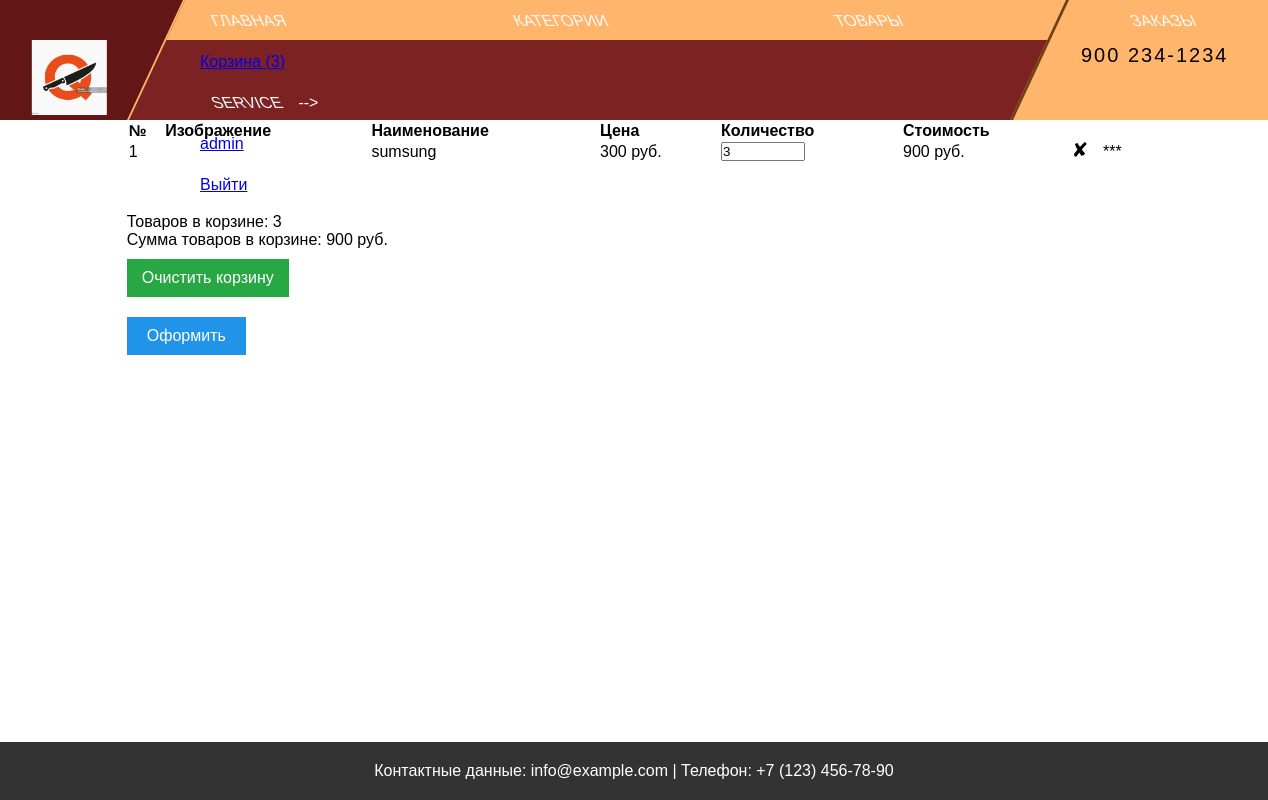
/cart/detail/ (signed in), run on the app's committed database.
### users/models.py (models this page shows)
class CustomUser(AbstractUser):
    phone = models.CharField(max_length=20, verbose_name="Телефон")
    city = models.CharField(max_length=100, verbose_name="Город")
    image = models.ImageField(upload_to="users/", null=True, verbose_name='Изображение')

### shop/models.py (models this page shows, shortened)
class Product(models.Model):
    category = models.ForeignKey(Category,
                                 related_name='products',
                                 on_delete=models.CASCADE)
    name = models.CharField(max_length=200,
                            verbose_name='Название')
    description = models.TextField(blank=True)
    slug = models.SlugField(max_length=200)
    image = models.ImageField(upload_to='products/%Y/%m/%d',
                              blank=True)
    price = models.DecimalField(max_digits=10,
                                decimal_places=2)
    available = models.BooleanField(default=True)
    created = models.DateTimeField(auto_now_add=True)
    updated = models.DateTimeField(auto_now=True)
    class Meta:
        ordering = ['name']
        indexes = [
            models.Index(fields=['id', 'slug']),
            models.Index(fields=['name']),
            models.Index(fields=['-created']),
        ]
        verbose_name = 'Товар'
        verbose_name_plural = 'Товары'

### cart/views.py (the view)
# urls.py: path('detail/', cart_detail, name="cart_detail"),
def cart_detail(request):
    return render(request, template_name='cart/cart_detail.html')

### orders/forms.py
class QuickOrderForm(forms.Form):
    name = forms.CharField(max_length=50, label="Имя")
    last_name = forms.CharField(max_length=50, label="Фамилия")
    email = forms.EmailField(label="Эл.почта")
    phone = forms.CharField(max_length=20, label="Телефон")
    payment = forms.ChoiceField(choices=PAYMENT_CHOISES, label="Способ оплаты")
    delivery = forms.ChoiceField(choices=DELIVERY_CHOISES, label="Способ получения")

### cart/context_processors.py (called while the page is built)
def cart(request):
    if request.user.id:
        return {'cart': ProductCartUser(request)}
    return {'cart': Cart(request)}

### cart/views.py (called while the page is built)
    def __iter__(self):
        product_ids = self.cart.keys()
        products = Product.objects.filter(id__in=product_ids)
        cart = self.cart.copy()
        for product in products:
            cart[str(product.id)]['product'] = product
        for item in cart.values():
            item['price'] = Decimal(item['price'])
            item['total_price'] = item['price'] * item['quantity']
            yield item

    def get_total_price(self):
        return sum(Decimal(item['price']) * item['quantity'] for item in self.cart.values())

    def __len__(self):
        return sum(item['quantity'] for item in self.cart.values())

### orders/context_processors.py (called while the page is built)
def quick_order_form(request):
    return {'quick_order_form': QuickOrderForm()}

### cart/templates/cart/cart_detail.html (shortened to what this page needs)
{% extends 'base.html' %}
{% load static %}
{% block content %}
{% if cart|length != 0%}
<table class="cart-table" style="width:80%; text-align:justify; margin:0 auto;">
    <thead>
    <tr>
        <th>№</th>
        <th>Изображение</th>
        <th>Наименование</th>
        <th>Цена</th>
        <th>Количество</th>
        <th>Стоимость</th>
    </tr>
    </thead>
    {% for item in cart %}
            {% with product=item.product %}
            <tr>
                <td>
                    {{ forloop.counter }}
                </td>
                <td>
                </td>
                <td>
                    {{ product.name }}
                </td>
                <td>
                    <span id="productPrice">{{ product.price|floatformat:0 }}</span> руб.
                </td>
                <td>
                    <input id="prod_quantity" name="prod_quantity" type="number" min="1" max="100000" value="{{ item.quantity }}">
                </td>
                <td>
                    <span id="itemPrice">{{ item.total_price|floatformat:0 }}</span>  руб.
                </td>
                <td>
                    <a href="{% url 'remove_product' product.id %}">
                        <img src="{% static 'img/cart/remove_img.png' %}" width="15px" height="15px">
                    </a>
                </td>
                <td><span class="removeFetch">***</span> </td>
            </tr>
    {% endwith %}
    {% endfor %}
</table>
<div style="width:80%; text-align:justify; margin:0 auto; padding-top:50px">
    <div>Товаров в корзине: <span id="cartLength">{{ cart|length }}</span></div>
    <div>Cумма товаров в корзине: <span id="totalPriceCart">{{ cart.get_total_price|floatformat:0 }}</span>  руб.</div>
    <a href="{% url 'remove_cart' %}" class="btn">Очистить корзину</a>
    <div style="padding-top:10px">
        {% if not request.user.id %}
        <a href="#" class="btn-blue" id="newOrder">Оформить заказ</a>
        {% else %}
        <a href="{% url 'new_order' %}" class="btn-blue" id="newOrderUser">Оформить</a>
        {% endif %}
    </div>
</div>
{% endif %}
{% endblock content %}

### templates/base.html (shortened to what this page needs)
{% load static %}
<!DOCTYPE html>
<html lang="ru">
<head>
    <link rel="stylesheet" href="{% static 'css/styles.css' %}">
</head>
<body>
<header>
    <div role="navigation">
      <div class="">
        <div class="brand-logo">
          <a href=""><img src="/static/img/knife2.jpeg" /></a>
        </div>
        <div class="brand-phone">
          <a href="#">900 234-1234</a>
        </div>
        <div class="text-center">
          <nav class="top-bar-wrap">
            <ul class="top-bar">
              <li class="nav-item">
                <a href="{% url 'index' %}"" class="nav-link"><span class="inner-link">Главная</span></a>
              </li>
              <li class="nav-item">
                <a href="{% url 'categories' %}" class="nav-link"><span class="inner-link">Категории</span></a>
              </li>
              <li class="nav-item">
                <a href="{% url 'products' %}" class="nav-link"><span class="inner-link">Товары</span></a>
              </li>
              <li class="nav-item">
                <a href="{% url 'orders' %}" class="nav-link"><span class="inner-link">Заказы</span></a>
              </li>
              {% if cart|length != 0 %}
              <li><a href="{% url 'cart_detail' %}">Корзина (<span id="cartLengthHeader">{{cart|length}}</span>)</a></li>
              {% else %}-->
              <li><a href="{% url 'cart_detail' %}">Корзина <span id="cartLengthHeader"></span></a></li>
              {% endif %}
              <li class="nav-item">
                <a href="#" class="nav-link"><span class="inner-link">Service</span></a>
              </li>
              {% if request.user.id %}-->
              <li><a href="{% url 'users:detail' request.user.id %}">{{request.user}}</a></li>
              <li><a href="{% url 'users:logout' %}">Выйти</a></li>
              {% else %}-->
              <li><a href="{% url 'users:login' %}">Войти</a></li>
              <li><a href="{% url 'users:register' %}">Регистрация</a></li>
              {% endif %}
            </ul>
          </nav>
          <nav class="main-nav-wrap">
            <ul class="main-nav">
              <li class="nav-item">
              </li>
              <li class="nav-item">
              </li>
              <li class="nav-item">
              </li>
              <li class="nav-item">
              </li>
            </ul>
          </nav>
        </div>
      </div>
    </div>
</header>
    {% block content %}
    {% endblock content%}
    <footer class="footer__new">
        <p>Контактные данные: info@example.com | Телефон: +7 (123) 456-78-90</p>
    </footer>
</body>
</html>

### static/css/styles.css (style rules this page uses)
* { box-sizing: border-box; margin: 0; padding: 0; }
body { font-family: Arial, sans-serif; }
header { background-color: #e53d3d; color: white; }
.btn { display: inline-block; margin-top: 10px; padding: 10px 15px; background-color: #28a745; color: white; text-decoration: none; }
.btn-blue { display: inline-block; margin-top: 10px; padding: 10px 20px; background-color: #2193e9; color: white; text-decoration: none; }
footer { text-align: center; padding: 20px; background-color: #333; color: white; position: relative; bottom: 0; width: 100%; }
.footer__new { position: absolute; bottom: 0; left: 0; }
.top-bar .nav-item { display: inline-block; }
nav { padding: 0px; }
nav.top-bar-wrap { background: #ffb66c; }
.top-bar-wrap { height: 40px; line-height: 40px; }
.main-nav-wrap { height: 80px; line-height: 80px; }
nav.main-nav-wrap { background: #7c2222; font-size: 1.25rem }
nav.top-bar-wrap ul, nav.main-nav-wrap ul { margin-bottom: 0px; margin-top: 0px }
a.nav-link { border-left: 12px solid transparent; border-right: 12px solid transparent; color: #f9f9f9; text-transform: uppercase; font-family: ' Rubik' , sans-serif; transform: skew(-25deg); transition: all 400ms ease-out }
a .inner-link { display: inline-block; transform: skew(25deg) }
.nav-link { padding: 0px; }
.top-bar-wrap a { padding-left: 200px; height: 100px; line-height: 41px; }
.brand-logo img { height: 75px; transform: skew(25deg) }
.brand-phone a { display: block; font-size: 1.25em; text-decoration: none; color: #000000; letter-spacing: 2px; height: 40px; line-height: 1.5em; transform: skew(25deg) }
.brand-phone, .brand-logo { padding: 40px; position: absolute; top: 0; height: 120px; transform: skewX(-25deg); }
.brand-logo { left: -30px; padding-left: 70px; background: #621616; border-right: 2px solid #ffb66c; }
.brand-phone { right: 0; right: -30px; padding-right: 70px; background: #ffb66c; border-left: 3px solid #6c4013; }

### data on the page
CustomUser: user "admin"
Product: product.name "sumsung", product.price "300", prod_quantity "3", total_price "900"

### other printed values
{{ cart|length }} "3"
{{ cart.get_total_price|floatformat:0 }} "900"
